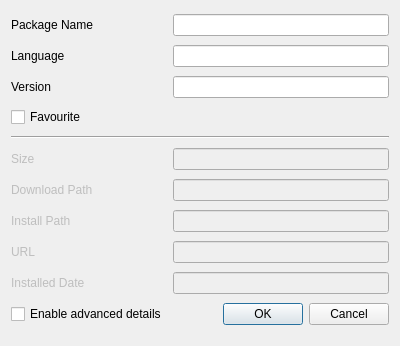
<?xml version="1.0" encoding="UTF-8"?>
<ui version="4.0">
 <class>editDialog</class>
 <widget class="QDialog" name="editDialog">
  <property name="enabled">
   <bool>true</bool>
  </property>
  <property name="geometry">
   <rect>
    <x>0</x>
    <y>0</y>
    <width>400</width>
    <height>346</height>
   </rect>
  </property>
  <property name="windowTitle">
   <string>Edit Package Details</string>
  </property>
  <layout class="QGridLayout" name="gridLayout">
   <item row="9" column="1">
    <widget class="QLineEdit" name="textDownloadPath">
     <property name="enabled">
      <bool>false</bool>
     </property>
     <property name="toolTip">
      <string>&lt;html&gt;&lt;head/&gt;&lt;body&gt;&lt;p&gt;The location that the package is downloaded to.&lt;/p&gt;&lt;/body&gt;&lt;/html&gt;</string>
     </property>
    </widget>
   </item>
   <item row="13" column="1">
    <widget class="QDialogButtonBox" name="buttonBox">
     <property name="orientation">
      <enum>Qt::Horizontal</enum>
     </property>
     <property name="standardButtons">
      <set>QDialogButtonBox::Cancel|QDialogButtonBox::Ok</set>
     </property>
    </widget>
   </item>
   <item row="10" column="0">
    <widget class="QLabel" name="labelInstallPath">
     <property name="enabled">
      <bool>false</bool>
     </property>
     <property name="text">
      <string>Install Path</string>
     </property>
    </widget>
   </item>
   <item row="1" column="0">
    <widget class="QLabel" name="labelLanguage">
     <property name="text">
      <string>Language</string>
     </property>
    </widget>
   </item>
   <item row="8" column="0">
    <widget class="QLabel" name="labelSize">
     <property name="enabled">
      <bool>false</bool>
     </property>
     <property name="text">
      <string>Size</string>
     </property>
    </widget>
   </item>
   <item row="1" column="1">
    <widget class="QLineEdit" name="textLanguage">
     <property name="toolTip">
      <string>&lt;html&gt;&lt;head/&gt;&lt;body&gt;&lt;p&gt;The language of the package.&lt;/p&gt;&lt;/body&gt;&lt;/html&gt;</string>
     </property>
    </widget>
   </item>
   <item row="10" column="1">
    <widget class="QLineEdit" name="textInstallPath">
     <property name="enabled">
      <bool>false</bool>
     </property>
     <property name="toolTip">
      <string>&lt;html&gt;&lt;head/&gt;&lt;body&gt;&lt;p&gt;The location that the package is installed to.&lt;/p&gt;&lt;/body&gt;&lt;/html&gt;</string>
     </property>
    </widget>
   </item>
   <item row="11" column="0">
    <widget class="QLabel" name="labelURL">
     <property name="enabled">
      <bool>false</bool>
     </property>
     <property name="text">
      <string>URL</string>
     </property>
    </widget>
   </item>
   <item row="9" column="0">
    <widget class="QLabel" name="labelDownloadPath">
     <property name="enabled">
      <bool>false</bool>
     </property>
     <property name="text">
      <string>Download Path</string>
     </property>
    </widget>
   </item>
   <item row="12" column="1">
    <widget class="QLineEdit" name="textInstalledDate">
     <property name="enabled">
      <bool>false</bool>
     </property>
     <property name="toolTip">
      <string>&lt;html&gt;&lt;head/&gt;&lt;body&gt;&lt;p&gt;The date that the package was installed on.&lt;/p&gt;&lt;/body&gt;&lt;/html&gt;</string>
     </property>
    </widget>
   </item>
   <item row="0" column="0">
    <widget class="QLabel" name="labelPackageName">
     <property name="text">
      <string>Package Name</string>
     </property>
    </widget>
   </item>
   <item row="2" column="0">
    <widget class="QLabel" name="labelVersion">
     <property name="text">
      <string>Version</string>
     </property>
    </widget>
   </item>
   <item row="8" column="1">
    <widget class="QLineEdit" name="textSize">
     <property name="enabled">
      <bool>false</bool>
     </property>
     <property name="toolTip">
      <string>&lt;html&gt;&lt;head/&gt;&lt;body&gt;&lt;p&gt;The size of the package (in kilobytes)&lt;/p&gt;&lt;/body&gt;&lt;/html&gt;</string>
     </property>
    </widget>
   </item>
   <item row="0" column="1">
    <widget class="QLineEdit" name="textPackageName">
     <property name="toolTip">
      <string>&lt;html&gt;&lt;head/&gt;&lt;body&gt;&lt;p&gt;The name of the package.&lt;/p&gt;&lt;/body&gt;&lt;/html&gt;</string>
     </property>
    </widget>
   </item>
   <item row="13" column="0">
    <widget class="QCheckBox" name="checkBox">
     <property name="toolTip">
      <string>&lt;html&gt;&lt;head/&gt;&lt;body&gt;&lt;p&gt;Allowing the editing of advanced details.&lt;/p&gt;&lt;/body&gt;&lt;/html&gt;</string>
     </property>
     <property name="text">
      <string>Enable advanced details</string>
     </property>
     <property name="checked">
      <bool>false</bool>
     </property>
     <property name="tristate">
      <bool>false</bool>
     </property>
    </widget>
   </item>
   <item row="12" column="0">
    <widget class="QLabel" name="labelInstalledDate">
     <property name="enabled">
      <bool>false</bool>
     </property>
     <property name="text">
      <string>Installed Date</string>
     </property>
    </widget>
   </item>
   <item row="2" column="1">
    <widget class="QLineEdit" name="textVersion">
     <property name="toolTip">
      <string>&lt;html&gt;&lt;head/&gt;&lt;body&gt;&lt;p&gt;The version of the software package.&lt;/p&gt;&lt;/body&gt;&lt;/html&gt;</string>
     </property>
    </widget>
   </item>
   <item row="11" column="1">
    <widget class="QLineEdit" name="textURL">
     <property name="enabled">
      <bool>false</bool>
     </property>
     <property name="toolTip">
      <string>&lt;html&gt;&lt;head/&gt;&lt;body&gt;&lt;p&gt;The URL that the package was downloaded from.&lt;/p&gt;&lt;/body&gt;&lt;/html&gt;</string>
     </property>
    </widget>
   </item>
   <item row="7" column="0" colspan="2">
    <widget class="Line" name="line">
     <property name="orientation">
      <enum>Qt::Horizontal</enum>
     </property>
    </widget>
   </item>
   <item row="5" column="0">
    <widget class="QCheckBox" name="checkBoxFavourite">
     <property name="toolTip">
      <string>&lt;html&gt;&lt;head/&gt;&lt;body&gt;&lt;p&gt;Mark the package as being a favourite.&lt;/p&gt;&lt;/body&gt;&lt;/html&gt;</string>
     </property>
     <property name="text">
      <string>Favourite</string>
     </property>
    </widget>
   </item>
  </layout>
 </widget>
 <tabstops>
  <tabstop>textPackageName</tabstop>
  <tabstop>textLanguage</tabstop>
  <tabstop>textVersion</tabstop>
  <tabstop>checkBoxFavourite</tabstop>
  <tabstop>textSize</tabstop>
  <tabstop>textDownloadPath</tabstop>
  <tabstop>textInstallPath</tabstop>
  <tabstop>textURL</tabstop>
  <tabstop>textInstalledDate</tabstop>
  <tabstop>checkBox</tabstop>
  <tabstop>buttonBox</tabstop>
 </tabstops>
 <resources/>
 <connections>
  <connection>
   <sender>buttonBox</sender>
   <signal>accepted()</signal>
   <receiver>editDialog</receiver>
   <slot>accept()</slot>
   <hints>
    <hint type="sourcelabel">
     <x>390</x>
     <y>279</y>
    </hint>
    <hint type="destinationlabel">
     <x>157</x>
     <y>274</y>
    </hint>
   </hints>
  </connection>
  <connection>
   <sender>buttonBox</sender>
   <signal>rejected()</signal>
   <receiver>editDialog</receiver>
   <slot>reject()</slot>
   <hints>
    <hint type="sourcelabel">
     <x>390</x>
     <y>285</y>
    </hint>
    <hint type="destinationlabel">
     <x>286</x>
     <y>274</y>
    </hint>
   </hints>
  </connection>
  <connection>
   <sender>checkBox</sender>
   <signal>clicked(bool)</signal>
   <receiver>labelInstalledDate</receiver>
   <slot>setEnabled(bool)</slot>
   <hints>
    <hint type="sourcelabel">
     <x>47</x>
     <y>270</y>
    </hint>
    <hint type="destinationlabel">
     <x>45</x>
     <y>254</y>
    </hint>
   </hints>
  </connection>
  <connection>
   <sender>checkBox</sender>
   <signal>clicked(bool)</signal>
   <receiver>textInstalledDate</receiver>
   <slot>setEnabled(bool)</slot>
   <hints>
    <hint type="sourcelabel">
     <x>84</x>
     <y>274</y>
    </hint>
    <hint type="destinationlabel">
     <x>217</x>
     <y>251</y>
    </hint>
   </hints>
  </connection>
  <connection>
   <sender>checkBox</sender>
   <signal>clicked(bool)</signal>
   <receiver>labelURL</receiver>
   <slot>setEnabled(bool)</slot>
   <hints>
    <hint type="sourcelabel">
     <x>62</x>
     <y>277</y>
    </hint>
    <hint type="destinationlabel">
     <x>18</x>
     <y>211</y>
    </hint>
   </hints>
  </connection>
  <connection>
   <sender>checkBox</sender>
   <signal>clicked(bool)</signal>
   <receiver>textURL</receiver>
   <slot>setEnabled(bool)</slot>
   <hints>
    <hint type="sourcelabel">
     <x>65</x>
     <y>279</y>
    </hint>
    <hint type="destinationlabel">
     <x>217</x>
     <y>214</y>
    </hint>
   </hints>
  </connection>
  <connection>
   <sender>checkBox</sender>
   <signal>clicked(bool)</signal>
   <receiver>labelInstallPath</receiver>
   <slot>setEnabled(bool)</slot>
   <hints>
    <hint type="sourcelabel">
     <x>104</x>
     <y>275</y>
    </hint>
    <hint type="destinationlabel">
     <x>62</x>
     <y>185</y>
    </hint>
   </hints>
  </connection>
  <connection>
   <sender>checkBox</sender>
   <signal>clicked(bool)</signal>
   <receiver>textInstallPath</receiver>
   <slot>setEnabled(bool)</slot>
   <hints>
    <hint type="sourcelabel">
     <x>98</x>
     <y>281</y>
    </hint>
    <hint type="destinationlabel">
     <x>199</x>
     <y>180</y>
    </hint>
   </hints>
  </connection>
  <connection>
   <sender>checkBox</sender>
   <signal>clicked(bool)</signal>
   <receiver>labelDownloadPath</receiver>
   <slot>setEnabled(bool)</slot>
   <hints>
    <hint type="sourcelabel">
     <x>112</x>
     <y>277</y>
    </hint>
    <hint type="destinationlabel">
     <x>97</x>
     <y>149</y>
    </hint>
   </hints>
  </connection>
  <connection>
   <sender>checkBox</sender>
   <signal>clicked(bool)</signal>
   <receiver>labelSize</receiver>
   <slot>setEnabled(bool)</slot>
   <hints>
    <hint type="sourcelabel">
     <x>129</x>
     <y>277</y>
    </hint>
    <hint type="destinationlabel">
     <x>121</x>
     <y>124</y>
    </hint>
   </hints>
  </connection>
  <connection>
   <sender>checkBox</sender>
   <signal>clicked(bool)</signal>
   <receiver>textDownloadPath</receiver>
   <slot>setEnabled(bool)</slot>
   <hints>
    <hint type="sourcelabel">
     <x>161</x>
     <y>275</y>
    </hint>
    <hint type="destinationlabel">
     <x>216</x>
     <y>160</y>
    </hint>
   </hints>
  </connection>
  <connection>
   <sender>checkBox</sender>
   <signal>clicked(bool)</signal>
   <receiver>textSize</receiver>
   <slot>setEnabled(bool)</slot>
   <hints>
    <hint type="sourcelabel">
     <x>140</x>
     <y>272</y>
    </hint>
    <hint type="destinationlabel">
     <x>190</x>
     <y>124</y>
    </hint>
   </hints>
  </connection>
 </connections>
</ui>
